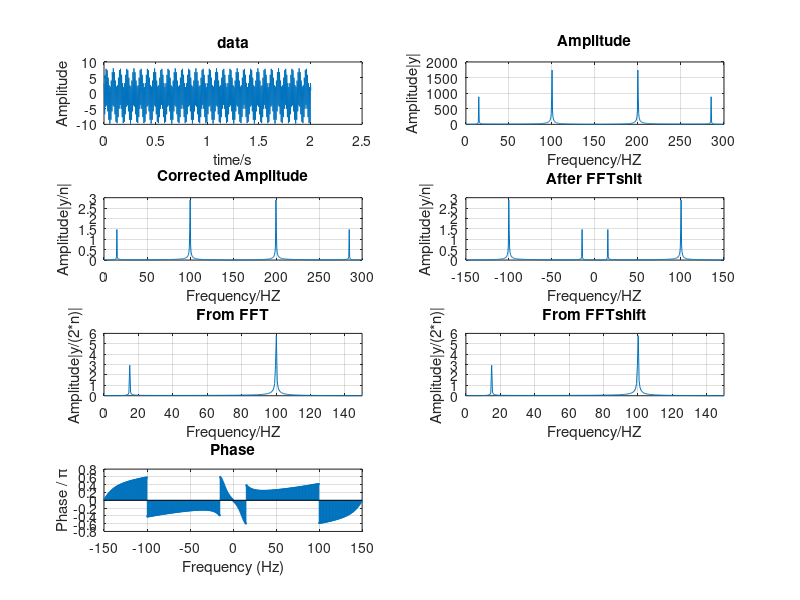

The MATLAB script that drew this image:
clear
##close all
S = @(t) 3*sin(2*pi*15*t-pi/5) ...
    + 7*cos(2*pi*100*t-pi/4); % 信号函数
fs = 300;  % 采样频率
n = 602;   % 采样点数
t = (0:n-1)/fs;    % 样本数据的时间范围
x = S(t);         % 样本数据
nfft=n
df = fs/nfft;     % 频率增量

x_fft = fft(x,nfft);
% 原始数据图像
figure(1)
subplot(4,2,1)
plot(t,x,'linewidth',0.5)
title('data')
xlabel('time/s');
ylabel('Amplitude');
%% 双边频谱
%% 绘制频谱
subplot(422);
fx = (0:nfft-1)*df;
plot(fx,abs(x_fft));
title('Amplitude')
xlabel('Frequency/HZ');
ylabel('Amplitude|y|');
grid
% 校正幅度
subplot(423);
x_fft_cor = x_fft/(n);
plot(fx,abs(x_fft_cor));
title('Corrected Amplitude')
xlabel('Frequency/HZ');
ylabel('Amplitude|y/n|');
grid
% 
% 将零频分量移到频谱中心
x_fftshift = fftshift(x_fft);
fx0 = fx-fs/2; % 将频率范围调整到以0为中心
subplot(424);
plot(fx0,abs(x_fftshift/(n)));
title('After FFTshit')
xlabel('Frequency/HZ');
ylabel('Amplitude|y/n|');
grid
%% 单边频谱
% 截取fft[0,fs/2]
x_side_fft = x_fft(1:nfft/2+1);
x_side_fft = abs(x_side_fft/n);
x_side_fft(2:end-1) = x_side_fft(2:end-1)*2; % 除了0和Nyquist频率外乘2； 
fx_side = fx(1:nfft/2+1);
subplot(425)
plot(fx_side,x_side_fft);
title('From FFT')
xlabel('Frequency/HZ');
ylabel('Amplitude|y/(2*n)|');
xlim([0,fs/2]);
grid
% 截取fftshit [0,fs/2]
x_side_fftshift = x_fftshift(nfft/2+1:end);
x_side_fftshift = abs(x_side_fftshift/n);
x_side_fftshift(2:end-1) = x_side_fftshift(2:end-1)*2; % 除了0和Nyquist频率外乘2；
subplot(426)
plot(fx_side,x_side_fft);
title('From FFTshift')
xlabel('Frequency/HZ');
ylabel('Amplitude|y/(2*n)|'); 
xlim([0,fs/2]);
grid
%% 绘制相位谱
tol = 1e-6;
z=fftshift(x_fft);
##z  = x_fftshift;
z(abs(z) < tol) = 0;
theta = angle(z);
subplot(427)
stem(fx0,theta/pi,'Markersize',1);
title('Phase')
xlabel 'Frequency (Hz)'
ylabel 'Phase / \pi'
grid
